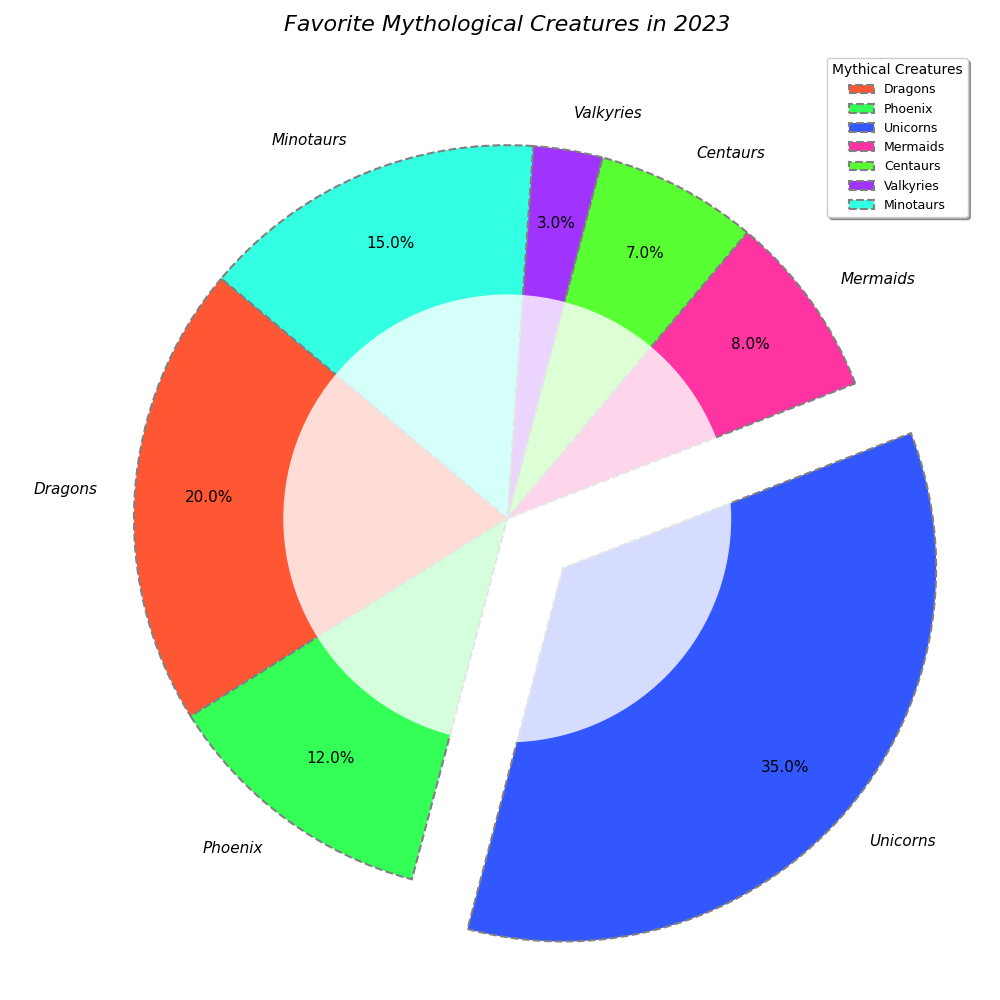

This chart was generated by the following Python code:
import matplotlib.pyplot as plt

# Data Preparation with manually shuffled popularities
creatures = ['Dragons', 'Phoenix', 'Unicorns', 'Mermaids', 'Centaurs', 'Valkyries', 'Minotaurs']
popularity = [20, 12, 35, 8, 7, 3, 15]  # Reordered popularity values

# Altering colors and markers for each data group
colors = ['#FF5733', '#33FF57', '#3357FF', '#FF33A1', '#57FF33', '#A133FF', '#33FFE2']
explode = [0, 0, 0.2, 0, 0, 0, 0]  # Highlight 'Unicorns' differently

plt.figure(figsize=(10, 10))
wedges, texts, autotexts = plt.pie(
    popularity, 
    explode=explode, 
    labels=creatures, 
    autopct='%1.1f%%', 
    startangle=140, 
    colors=colors, 
    pctdistance=0.80, 
    wedgeprops={'edgecolor': 'grey', 'linestyle': '--', 'linewidth': 1.5}
)

# Adding a semi-transparent center circle
centre_circle = plt.Circle((0, 0), 0.60, fc='white', alpha=0.8)
fig = plt.gcf()
fig.gca().add_artist(centre_circle)

# Legend settings
plt.legend(wedges, creatures, title="Mythical Creatures", loc="upper right", fontsize=9, frameon=True, shadow=True)

# Customize text properties
plt.setp(autotexts, size=11, color="black")
plt.setp(texts, size=11, style='italic')

# Add a title
plt.title('Favorite Mythological Creatures in 2023', fontsize=16, style='italic', pad=15)

# Ensure the layout is tidy
plt.tight_layout()

plt.show()
